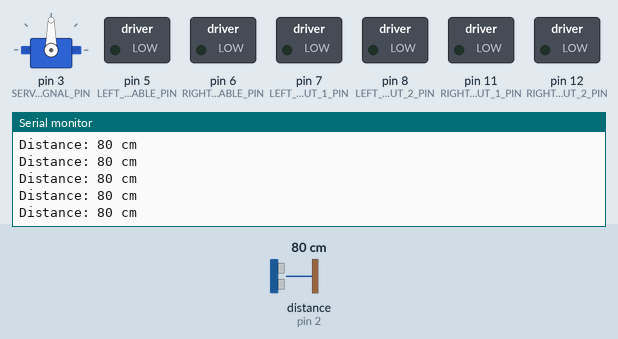
Recording of a sketch running on a simulated Arduino Uno, built with avr-gcc and run on an emulated ATmega328P. Shown: servo, switched loads named in the sketch (green lamp = pin HIGH), the last lines printed to the serial monitor. Wiring (inferred from the names in the program): ultrasonic range finder: trigger pin 4; echo pin 2. The test bench sets the inputs (shaded band); at power-on: distance to the obstacle (sensor on pin 2) 80 cm. The echo pulse lasts 58.3 µs per cm; pins used as bus, display or sensor lines are not drawn.

Above: at 1.9 s.
2.0 s: distance to the obstacle (sensor on pin 2) set to 2 cm
At 2.04 s:
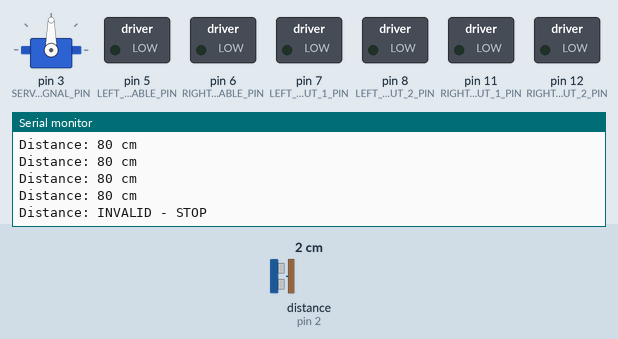
3.6 s: distance to the obstacle (sensor on pin 2) set to 18 cm
At 3.62 s:
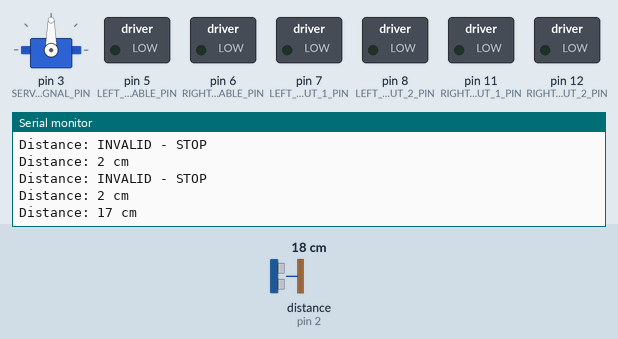
Timing chart, 0 to 6.6 s (numbered marks = the images above; inputs shaded):
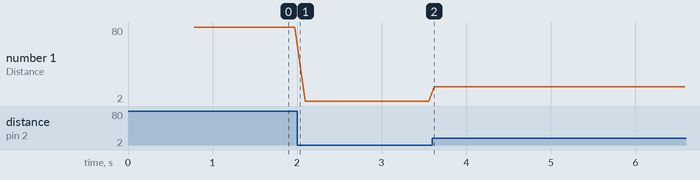

Measured:
- after the input at 2.0 s, the serial monitor: prints a new line at once (image 1)
- after the input at 3.6 s, the serial monitor: prints a new line at once (image 2)
- plotted number 1: 80 → 2 after the input at 2.0 s, 2 → 17 after the input at 3.6 s

The sketch:

Day03_Student.ino
```cpp
/*
  FutureMinds Robotics — Day 3 Student Sketch
  Goal: complete a safe automatic collision preventer.

  IMPORTANT:
  - Edit only the classroom settings and the STUDENT CHALLENGE AREA.
  - Upload and test first with all four drive wheels raised.
  - A distance of 0 means the sensor has no trustworthy reading: STOP.
*/

#include <Servo.h>

const int CRUISE_SPEED = 130;
const int STOP_DISTANCE_CM = 20;
const unsigned long READING_PAUSE_MS = 60;

void setup() {
  Serial.begin(9600);
  robotBegin();
  lookForward();

  Serial.println("Day 3 collision preventer ready.");
  Serial.println("Keep the wheels raised for the first test.");
}

void loop() {
  int distanceCm = readDistanceCm();

  Serial.print("Distance: ");
  if (distanceCm == 0) {
    Serial.println("INVALID - STOP");
  } else {
    Serial.print(distanceCm);
    Serial.println(" cm");
  }

  // ===== STUDENT CHALLENGE AREA =====

  // TODO 1: Replace true with this safe condition:
  // distanceCm <= STOP_DISTANCE_CM
  bool shouldStop = true;

  if (shouldStop) {
    stopRobot();
  } else {
    // TODO 2: Replace this safe placeholder with moveForward(CRUISE_SPEED);
    stopRobot();
  }

  // ===== END STUDENT CHALLENGE AREA =====

  // A short pause keeps the readings stable and the Serial Monitor readable.
  delay(READING_PAUSE_MS);
}
```

RobotHelpers.ino
```cpp
/*
  INSTRUCTOR-CONTROLLED TAB

  Students may read this file, but should not edit it during the lab.
  It contains the motor, servo, and HC-SR04 hardware details.
*/

// Standard FutureMinds Uno + L298N pin map
const int LEFT_ENABLE_PIN = 5;    // ENA — PWM
const int LEFT_INPUT_1_PIN = 7;   // IN1
const int LEFT_INPUT_2_PIN = 8;   // IN2
const int RIGHT_ENABLE_PIN = 6;   // ENB — PWM
const int RIGHT_INPUT_1_PIN = 11; // IN3
const int RIGHT_INPUT_2_PIN = 12; // IN4

// Standard FutureMinds sensor pin map
const int ULTRASONIC_TRIGGER_PIN = 4;
const int ULTRASONIC_ECHO_PIN = 2;
const int SERVO_SIGNAL_PIN = 3;

const int SERVO_LEFT_DEGREES = 150;
const int SERVO_FORWARD_DEGREES = 90;
const int SERVO_RIGHT_DEGREES = 30;
const unsigned long ECHO_TIMEOUT_US = 25000UL;
const unsigned long SERVO_SETTLE_MS = 350;

Servo sensorServo;

void robotBegin() {
  pinMode(LEFT_ENABLE_PIN, OUTPUT);
  pinMode(LEFT_INPUT_1_PIN, OUTPUT);
  pinMode(LEFT_INPUT_2_PIN, OUTPUT);
  pinMode(RIGHT_ENABLE_PIN, OUTPUT);
  pinMode(RIGHT_INPUT_1_PIN, OUTPUT);
  pinMode(RIGHT_INPUT_2_PIN, OUTPUT);

  pinMode(ULTRASONIC_TRIGGER_PIN, OUTPUT);
  pinMode(ULTRASONIC_ECHO_PIN, INPUT);
  digitalWrite(ULTRASONIC_TRIGGER_PIN, LOW);

  stopRobot();
  sensorServo.attach(SERVO_SIGNAL_PIN);
  sensorServo.write(SERVO_FORWARD_DEGREES);
  delay(SERVO_SETTLE_MS);
}

// Each side function controls the two motors wired together on that side.
void setLeftSide(int speed, bool forward) {
  speed = constrain(speed, 0, 255);
  digitalWrite(LEFT_INPUT_1_PIN, forward ? HIGH : LOW);
  digitalWrite(LEFT_INPUT_2_PIN, forward ? LOW : HIGH);
  analogWrite(LEFT_ENABLE_PIN, speed);
}

void setRightSide(int speed, bool forward) {
  speed = constrain(speed, 0, 255);
  digitalWrite(RIGHT_INPUT_1_PIN, forward ? HIGH : LOW);
  digitalWrite(RIGHT_INPUT_2_PIN, forward ? LOW : HIGH);
  analogWrite(RIGHT_ENABLE_PIN, speed);
}

void moveForward(int speed) {
  setLeftSide(speed, true);
  setRightSide(speed, true);
}

void moveBackward(int speed) {
  setLeftSide(speed, false);
  setRightSide(speed, false);
}

void turnLeft(int speed) {
  setLeftSide(speed, false);
  setRightSide(speed, true);
}

void turnRight(int speed) {
  setLeftSide(speed, true);
  setRightSide(speed, false);
}

void stopRobot() {
  analogWrite(LEFT_ENABLE_PIN, 0);
  analogWrite(RIGHT_ENABLE_PIN, 0);
  digitalWrite(LEFT_INPUT_1_PIN, LOW);
  digitalWrite(LEFT_INPUT_2_PIN, LOW);
  digitalWrite(RIGHT_INPUT_1_PIN, LOW);
  digitalWrite(RIGHT_INPUT_2_PIN, LOW);
}

void lookLeft() {
  sensorServo.write(SERVO_LEFT_DEGREES);
  delay(SERVO_SETTLE_MS);
}

void lookForward() {
  sensorServo.write(SERVO_FORWARD_DEGREES);
  delay(SERVO_SETTLE_MS);
}

void lookRight() {
  sensorServo.write(SERVO_RIGHT_DEGREES);
  delay(SERVO_SETTLE_MS);
}

int readDistanceCm() {
  // Send a clean 10 microsecond trigger pulse.
  digitalWrite(ULTRASONIC_TRIGGER_PIN, LOW);
  delayMicroseconds(2);
  digitalWrite(ULTRASONIC_TRIGGER_PIN, HIGH);
  delayMicroseconds(10);
  digitalWrite(ULTRASONIC_TRIGGER_PIN, LOW);

  unsigned long echoTimeUs = pulseIn(
    ULTRASONIC_ECHO_PIN,
    HIGH,
    ECHO_TIMEOUT_US
  );

  if (echoTimeUs == 0) {
    return 0;
  }

  // For room-temperature air, centimetres are approximately microseconds / 58.
  int distanceCm = echoTimeUs / 58UL;

  // Treat measurements outside the useful classroom range as invalid and safe-stop.
  if (distanceCm < 2 || distanceCm > 300) {
    return 0;
  }

  return distanceCm;
}
```
